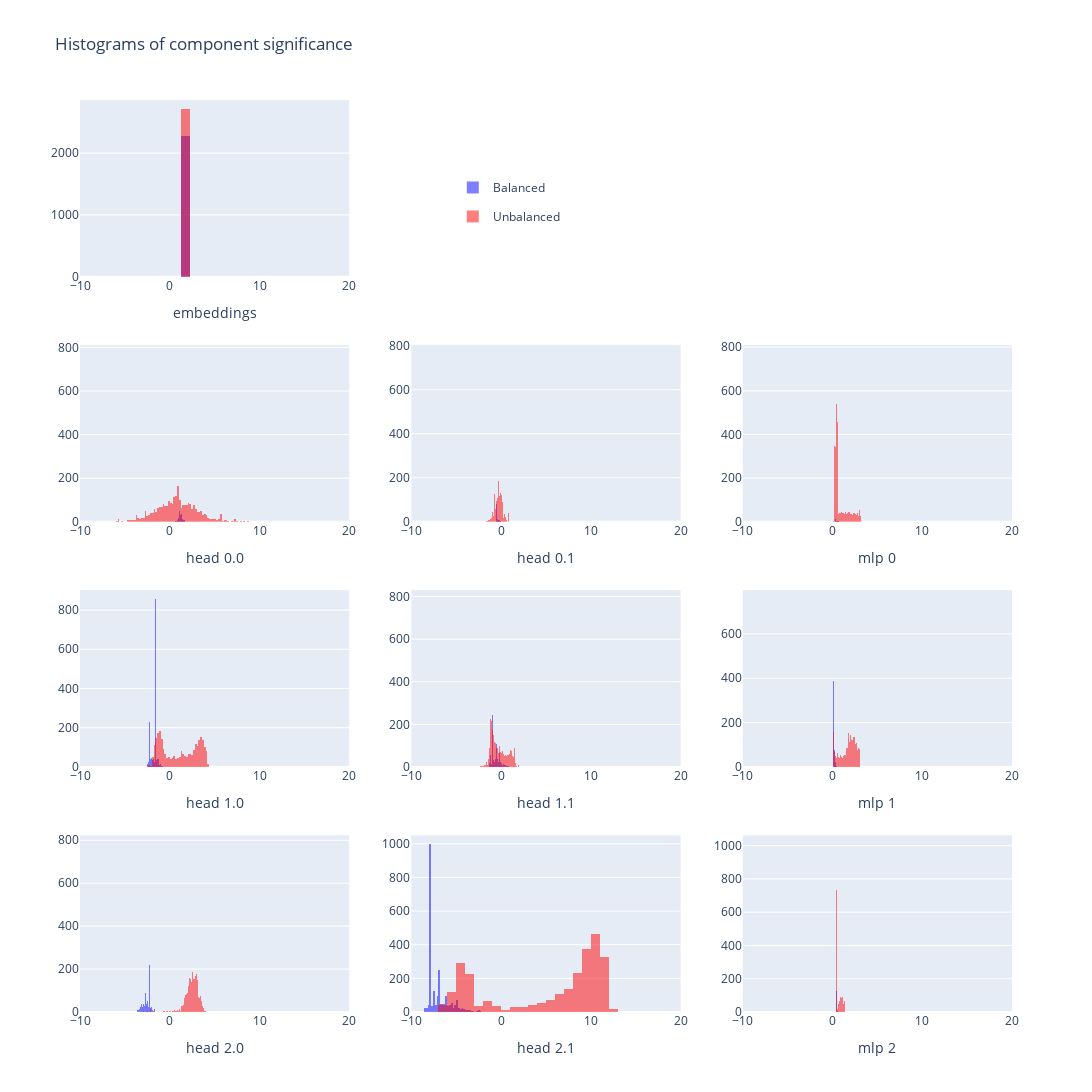

The notebook cell saved with this chart:
### Code cell
def hists_per_comp(magnitudes, data):
    num_comps = magnitudes.shape[0]
    titles = {
        (1, 1): "embeddings",
        (2, 1): "head 0.0",
        (2, 2): "head 0.1",
        (2, 3): "mlp 0",
        (3, 1): "head 1.0",
        (3, 2): "head 1.1",
        (3, 3): "mlp 1",
        (4, 1): "head 2.0",
        (4, 2): "head 2.1",
        (4, 3): "mlp 2"
    }
    assert num_comps == len(titles)

    fig = make_subplots(rows=4, cols=3)
    for ((row, col), title), mag in zip(titles.items(), magnitudes):
        fig.add_trace(go.Histogram(x=mag[data.isbal].numpy(), name="Balanced", marker_color="blue", opacity=0.5, legendgroup = '1', showlegend=title=="embeddings"), row=row, col=col)
        fig.add_trace(go.Histogram(x=mag[~data.isbal].numpy(), name="Unbalanced", marker_color="red", opacity=0.5, legendgroup = '2', showlegend=title=="embeddings"), row=row, col=col)
        fig.update_xaxes(title_text=title, range=[-10, 20], row=row, col=col)
    fig.update_layout(width=1200, height=1200, barmode="overlay", legend=dict(yanchor="top", y=0.92, xanchor="left", x=0.4), title="Histograms of component significance")
    fig.show()
    return fig

if MAIN:
    unbalanced_dir = get_post_final_ln_dir(model).detach()
    magnitudes = out_by_components[:,:,0,:].detach() @ unbalanced_dir
    hists_per_comp(magnitudes, data)

### Figure 1 — Plotly figure (JSON) as saved in the notebook; plotly's stock layout.template omitted (floating-point values rounded to 4 significant figures; data arrays with more than 128 entries replaced by an {"elided": "..."} marker saying what was removed)
{"data": [{"legendgroup": "1", "marker": {"color": "blue"}, "name": "Balanced", "opacity": 0.5, "showlegend": true, "type": "histogram", "x": {"elided": "2284 float values"}, "xaxis": "x", "yaxis": "y"}, {"legendgroup": "2", "marker": {"color": "red"}, "name": "Unbalanced", "opacity": 0.5, "showlegend": true, "type": "histogram", "x": {"elided": "2716 float values"}, "xaxis": "x", "yaxis": "y"}, {"legendgroup": "1", "marker": {"color": "blue"}, "name": "Balanced", "opacity": 0.5, "showlegend": false, "type": "histogram", "x": {"elided": "2284 float values"}, "xaxis": "x4", "yaxis": "y4"}, {"legendgroup": "2", "marker": {"color": "red"}, "name": "Unbalanced", "opacity": 0.5, "showlegend": false, "type": "histogram", "x": {"elided": "2716 float values"}, "xaxis": "x4", "yaxis": "y4"}, {"legendgroup": "1", "marker": {"color": "blue"}, "name": "Balanced", "opacity": 0.5, "showlegend": false, "type": "histogram", "x": {"elided": "2284 float values"}, "xaxis": "x5", "yaxis": "y5"}, {"legendgroup": "2", "marker": {"color": "red"}, "name": "Unbalanced", "opacity": 0.5, "showlegend": false, "type": "histogram", "x": {"elided": "2716 float values"}, "xaxis": "x5", "yaxis": "y5"}, {"legendgroup": "1", "marker": {"color": "blue"}, "name": "Balanced", "opacity": 0.5, "showlegend": false, "type": "histogram", "x": {"elided": "2284 float values"}, "xaxis": "x6", "yaxis": "y6"}, {"legendgroup": "2", "marker": {"color": "red"}, "name": "Unbalanced", "opacity": 0.5, "showlegend": false, "type": "histogram", "x": {"elided": "2716 float values"}, "xaxis": "x6", "yaxis": "y6"}, {"legendgroup": "1", "marker": {"color": "blue"}, "name": "Balanced", "opacity": 0.5, "showlegend": false, "type": "histogram", "x": {"elided": "2284 float values"}, "xaxis": "x7", "yaxis": "y7"}, {"legendgroup": "2", "marker": {"color": "red"}, "name": "Unbalanced", "opacity": 0.5, "showlegend": false, "type": "histogram", "x": {"elided": "2716 float values"}, "xaxis": "x7", "yaxis": "y7"}, {"legendgroup": "1", "marker": {"color": "blue"}, "name": "Balanced", "opacity": 0.5, "showlegend": false, "type": "histogram", "x": {"elided": "2284 float values"}, "xaxis": "x8", "yaxis": "y8"}, {"legendgroup": "2", "marker": {"color": "red"}, "name": "Unbalanced", "opacity": 0.5, "showlegend": false, "type": "histogram", "x": {"elided": "2716 float values"}, "xaxis": "x8", "yaxis": "y8"}, {"legendgroup": "1", "marker": {"color": "blue"}, "name": "Balanced", "opacity": 0.5, "showlegend": false, "type": "histogram", "x": {"elided": "2284 float values"}, "xaxis": "x9", "yaxis": "y9"}, {"legendgroup": "2", "marker": {"color": "red"}, "name": "Unbalanced", "opacity": 0.5, "showlegend": false, "type": "histogram", "x": {"elided": "2716 float values"}, "xaxis": "x9", "yaxis": "y9"}, {"legendgroup": "1", "marker": {"color": "blue"}, "name": "Balanced", "opacity": 0.5, "showlegend": false, "type": "histogram", "x": {"elided": "2284 float values"}, "xaxis": "x10", "yaxis": "y10"}, {"legendgroup": "2", "marker": {"color": "red"}, "name": "Unbalanced", "opacity": 0.5, "showlegend": false, "type": "histogram", "x": {"elided": "2716 float values"}, "xaxis": "x10", "yaxis": "y10"}, {"legendgroup": "1", "marker": {"color": "blue"}, "name": "Balanced", "opacity": 0.5, "showlegend": false, "type": "histogram", "x": {"elided": "2284 float values"}, "xaxis": "x11", "yaxis": "y11"}, {"legendgroup": "2", "marker": {"color": "red"}, "name": "Unbalanced", "opacity": 0.5, "showlegend": false, "type": "histogram", "x": {"elided": "2716 float values"}, "xaxis": "x11", "yaxis": "y11"}, {"legendgroup": "1", "marker": {"color": "blue"}, "name": "Balanced", "opacity": 0.5, "showlegend": false, "type": "histogram", "x": {"elided": "2284 float values"}, "xaxis": "x12", "yaxis": "y12"}, {"legendgroup": "2", "marker": {"color": "red"}, "name": "Unbalanced", "opacity": 0.5, "showlegend": false, "type": "histogram", "x": {"elided": "2716 float values"}, "xaxis": "x12", "yaxis": "y12"}], "layout": {"barmode": "overlay", "height": 1200, "legend": {"x": 0.4, "xanchor": "left", "y": 0.92, "yanchor": "top"}, "title": {"text": "Histograms of component significance"}, "width": 1200, "xaxis": {"anchor": "y", "domain": [0, 0.2889], "range": [-10, 20], "title": {"text": "embeddings"}}, "xaxis10": {"anchor": "y10", "domain": [0, 0.2889], "range": [-10, 20], "title": {"text": "head 2.0"}}, "xaxis11": {"anchor": "y11", "domain": [0.3556, 0.6444], "range": [-10, 20], "title": {"text": "head 2.1"}}, "xaxis12": {"anchor": "y12", "domain": [0.7111, 1], "range": [-10, 20], "title": {"text": "mlp 2"}}, "xaxis2": {"anchor": "y2", "domain": [0.3556, 0.6444]}, "xaxis3": {"anchor": "y3", "domain": [0.7111, 1]}, "xaxis4": {"anchor": "y4", "domain": [0, 0.2889], "range": [-10, 20], "title": {"text": "head 0.0"}}, "xaxis5": {"anchor": "y5", "domain": [0.3556, 0.6444], "range": [-10, 20], "title": {"text": "head 0.1"}}, "xaxis6": {"anchor": "y6", "domain": [0.7111, 1], "range": [-10, 20], "title": {"text": "mlp 0"}}, "xaxis7": {"anchor": "y7", "domain": [0, 0.2889], "range": [-10, 20], "title": {"text": "head 1.0"}}, "xaxis8": {"anchor": "y8", "domain": [0.3556, 0.6444], "range": [-10, 20], "title": {"text": "head 1.1"}}, "xaxis9": {"anchor": "y9", "domain": [0.7111, 1], "range": [-10, 20], "title": {"text": "mlp 1"}}, "yaxis": {"anchor": "x", "domain": [0.8063, 1]}, "yaxis10": {"anchor": "x10", "domain": [0, 0.1938]}, "yaxis11": {"anchor": "x11", "domain": [0, 0.1938]}, "yaxis12": {"anchor": "x12", "domain": [0, 0.1938]}, "yaxis2": {"anchor": "x2", "domain": [0.8063, 1]}, "yaxis3": {"anchor": "x3", "domain": [0.8063, 1]}, "yaxis4": {"anchor": "x4", "domain": [0.5375, 0.7312]}, "yaxis5": {"anchor": "x5", "domain": [0.5375, 0.7312]}, "yaxis6": {"anchor": "x6", "domain": [0.5375, 0.7312]}, "yaxis7": {"anchor": "x7", "domain": [0.2687, 0.4625]}, "yaxis8": {"anchor": "x8", "domain": [0.2687, 0.4625]}, "yaxis9": {"anchor": "x9", "domain": [0.2687, 0.4625]}}}
